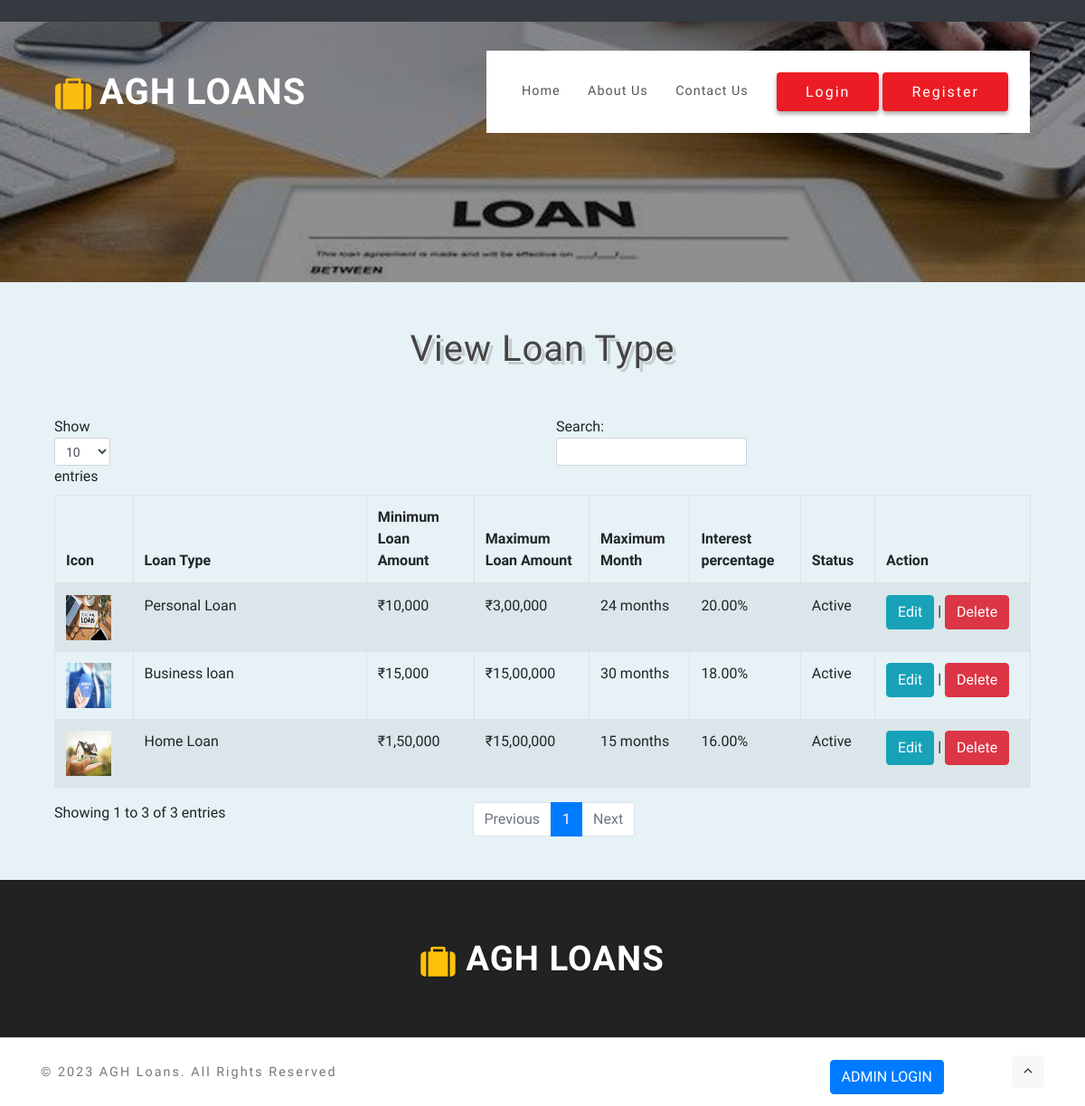
Page /viewloantypes.php on the committed database.
### tables this page shows
CREATE TABLE `ltyp_loantypes` (
  `ltyp_id` int(10) NOT NULL,
  `ltyp_loantype` varchar(25) NOT NULL,
  `ltyp_icon` varchar(100) NOT NULL,
  `min_loanamt` double NOT NULL,
  `max_loanamt` double NOT NULL,
  `ltyp_maxmonth` int(10) NOT NULL,
  `ltyp_interestperc` float(10,2) NOT NULL,
  `ltyp_status` varchar(10) NOT NULL
);

### viewloantypes.php (the view, shortened to what this page needs)
<?php
include("header.php");
?>
    <section class="products py-5" id="stats">
        <div class="container">
 <h3 class="title-w3ls mb-sm-5 mb-4 text-center"> View Loan Type</h3>
	<table id="example"  class="table table-striped table-bordered">
		<THEAD>
			<tr>
				<th style="width: 50px;">Icon</th>
				<th style="width: 250px;">Loan Type</th>
				<th>Minimum Loan Amount</th>
				<th>Maximum Loan Amount</th>
				<th>Maximum Month</th>
				<th>Interest percentage</th>
				<th>Status</th>
				<th style="width: 175px;">Action</th>
			</tr>
		</THEAD>
		<tbody>
			<?php
			$sql = "SELECT * FROM  ltyp_loantypes";
			$qsql = mysqli_query($con,$sql);
			while($rs = mysqli_fetch_array($qsql))
			{
				if($rs['ltyp_icon'] == "")
				{
					$icon = "images/noimage.png";
				}
				else if(file_exists("imgloantype/".$rs['ltyp_icon']))
				{
					$icon = "imgloantype/".$rs['ltyp_icon'];
				}
				else
				{
					$icon = "images/noimage.png";
				}
				echo "<tr>
						<td style='width: 50px;'><img src='$icon' style='width: 50px;height: 50px;'></td>
						<td>$rs[ltyp_loantype]</td>
						<td>" . moneyFormatIndia($rs['min_loanamt']) ."</td>
						<td>" . moneyFormatIndia($rs['max_loanamt']) ."</td>
						<td>$rs[ltyp_maxmonth] months</td>
						<td>$rs[ltyp_interestperc]%</td>
						<td>$rs[ltyp_status]</td>
						<td><a href='loantypes.php?editid=$rs[0]' class='btn btn-info'  >Edit</a> | <a href='viewloantypes.php?delid=$rs[0]' class='btn btn-danger' onclick='return confirmdelete()' >Delete</a>
						</td>
					</tr>";
			}
			?>
		</tbody>
	</table>
        </div>
    </section>
<?php
include("footer.php");
?>

### css/style.css (style rules this page uses)
html, body { margin: 0; font-size: 100%; background: #fff; scroll-behavior: smooth; font-family: 'Catamaran', sans-serif; }
body a { text-decoration: none; transition: 0.5s all; -webkit-transition: 0.5s all; -moz-transition: 0.5s all; -o-transition: 0.5s all; -ms-transition: 0.5s all; }
h1, h2, h3, h4, h5, h6 { margin: 0; letter-spacing: 1px; font-weight: 600; font-family: 'Catamaran', sans-serif; }
h3.title-w3ls, h3.title-w3ls.two { font-size: 3em; color: #444; }
.products { background: #e6f2f6; }
@media screen and (max-width:1366px) { h3.title-w3ls, h3.title-w3ls.two, h4.tittle { font-size: 2.5em; } }

### header.php (style rules this page uses)
.title-w3ls { font: 400 100px/1.3 'Berkshire Swash', Helvetica, sans-serif; color: #2b2b2b; text-shadow: 1px 1px 0px #ededed, 4px 4px 0px rgba(0,0,0,0.15); }

### rows in the picture
ltyp_loantypes: ltyp_icon (picture), ltyp_loantype "Personal Loan", min_loanamt "₹10,000", max_loanamt "₹3,00,000", ltyp_maxmonth "24", ltyp_interestperc "20.00", ltyp_status "Active"
ltyp_loantypes: ltyp_icon (picture), ltyp_loantype "Business loan", min_loanamt "₹15,000", max_loanamt "₹15,00,000", ltyp_maxmonth "30", ltyp_interestperc "18.00", ltyp_status "Active"
ltyp_loantypes: ltyp_icon (picture), ltyp_loantype "Home Loan", min_loanamt "₹1,50,000", max_loanamt "₹15,00,000", ltyp_maxmonth "15", ltyp_interestperc "16.00", ltyp_status "Active"
